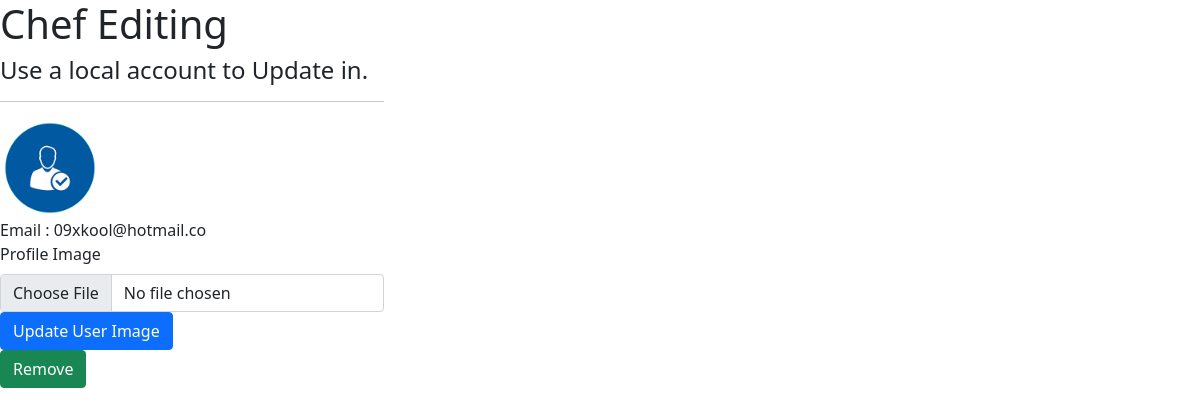
The app's page /chef/image (signed in) with its own data.
### chef_management_app/models.py (models this page shows)
class ChefUser(models.Model):
    id = models.AutoField(primary_key=True)
    admin = models.OneToOneField(CustomUser, on_delete=models.CASCADE)
    chef_name = models.CharField(max_length=255)
    phone_number = models.CharField(max_length=255)
    image_url = models.ImageField(upload_to=filepath_chef, null=True, blank=True)
    join_date = models.DateTimeField(auto_now_add=True)
    address_name = models.TextField()
    country_id = models.ForeignKey(
        Country, on_delete=models.DO_NOTHING, null=True, blank=True
    )
    continent_id = models.ForeignKey(
        Continent, on_delete=models.DO_NOTHING, null=True, blank=True
    )
    objects = models.Manager()

class CustomUser(AbstractUser):
    user_type_data = ((1, "HOD"), (2, "Chef"), (3, "Regular"))
    user_type = models.CharField(default=1, choices=user_type_data, max_length=10)

### chef_management_app/views/chefView.py (the view, shortened to what this page needs)
# urls.py: path("chef/image", chefView.ImageChef, name="chef_image"),
def ImageChef(request):
    if request.method!="POST":
        chef = ChefUser.objects.get(admin = request.user.id)
        return render(request,"chef/chef_image.html", { "email":chef.admin.email, "image_url":chef.image_url })

### chef_management_app/templates/chef/chef_image.html (shortened to what this page needs)
{% extends 'home/layout.html' %}
{% block main_content %}
<main role="main" class="pb-3">
    <h1>Chef Editing</h1>
    <div class="row">
        <div class="col-md-4">
            <section>
                {% url 'edit_chef_image' as action_path %}
                <form role="form" action="{{ action_path }}" method="post" enctype="multipart/form-data">
                    <h4>Use a local account to Update in.</h4>
                    <hr />
                    <div class="form-group">
                        <div>
                            <img src="../../media/{{ image_url }}" style="width:100px"/>
                        </div>
                    </div>
                    <div class="form-group">
                        <div>
                            Email : {{ email }}
                        </div>
                    </div>
                    <div class="form-group">
                        <label for="" class="form-label">Profile Image</label>
                        <input type="file" required name="image_url" class="form-control">
                    </div>
                    <div class="form-group">
                        <button type="submit" class="btn btn-primary btn-block">Update User Image</button>
                    </div>
                </form>
                <a href="{% url 'remove_chef_image' %}" class="btn btn-success">Remove</a>
            </section>
        </div>
    </div>
</main>
{% endblock main_content %}

### records on screen
ChefUser: image_url (picture)
CustomUser: email "09xkool@hotmail.co"
